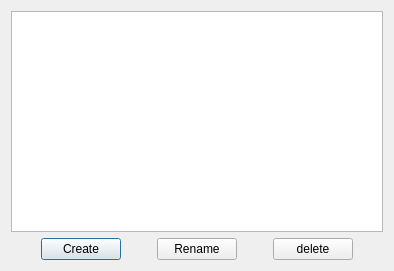
<?xml version="1.0" encoding="UTF-8"?>
<ui version="4.0">
 <class>SelectWorldDialog</class>
 <widget class="QDialog" name="SelectWorldDialog">
  <property name="geometry">
   <rect>
    <x>0</x>
    <y>0</y>
    <width>394</width>
    <height>271</height>
   </rect>
  </property>
  <property name="windowTitle">
   <string>Dialog</string>
  </property>
  <layout class="QVBoxLayout" name="verticalLayout_2">
   <item>
    <layout class="QVBoxLayout" name="verticalLayout">
     <item>
      <widget class="QListWidget" name="worldListWidget"/>
     </item>
     <item>
      <layout class="QHBoxLayout" name="horizontalLayout">
       <item>
        <spacer name="horizontalSpacer">
         <property name="orientation">
          <enum>Qt::Horizontal</enum>
         </property>
         <property name="sizeHint" stdset="0">
          <size>
           <width>40</width>
           <height>20</height>
          </size>
         </property>
        </spacer>
       </item>
       <item>
        <widget class="QPushButton" name="createBtn">
         <property name="text">
          <string>Create</string>
         </property>
        </widget>
       </item>
       <item>
        <spacer name="horizontalSpacer_2">
         <property name="orientation">
          <enum>Qt::Horizontal</enum>
         </property>
         <property name="sizeHint" stdset="0">
          <size>
           <width>40</width>
           <height>20</height>
          </size>
         </property>
        </spacer>
       </item>
       <item>
        <widget class="QPushButton" name="renameBtn">
         <property name="text">
          <string>Rename</string>
         </property>
        </widget>
       </item>
       <item>
        <spacer name="horizontalSpacer_4">
         <property name="orientation">
          <enum>Qt::Horizontal</enum>
         </property>
         <property name="sizeHint" stdset="0">
          <size>
           <width>40</width>
           <height>20</height>
          </size>
         </property>
        </spacer>
       </item>
       <item>
        <widget class="QPushButton" name="deleteBtn">
         <property name="text">
          <string>delete</string>
         </property>
        </widget>
       </item>
       <item>
        <spacer name="horizontalSpacer_3">
         <property name="orientation">
          <enum>Qt::Horizontal</enum>
         </property>
         <property name="sizeHint" stdset="0">
          <size>
           <width>40</width>
           <height>20</height>
          </size>
         </property>
        </spacer>
       </item>
      </layout>
     </item>
    </layout>
   </item>
  </layout>
 </widget>
 <resources/>
 <connections/>
</ui>
